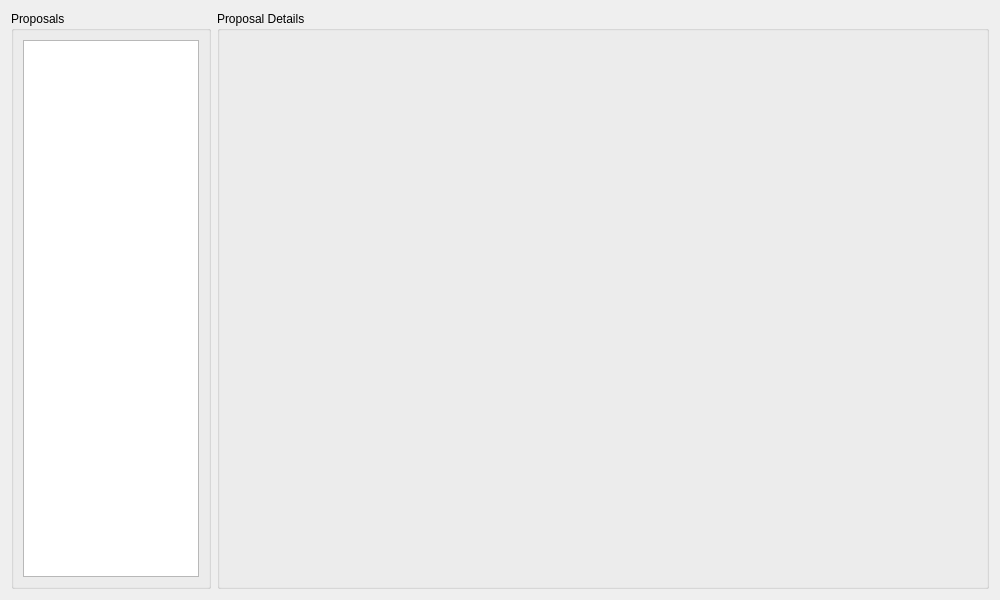
<?xml version="1.0" encoding="UTF-8"?>
<ui version="4.0">
 <class>Form</class>
 <widget class="QWidget" name="Form">
  <property name="geometry">
   <rect>
    <x>0</x>
    <y>0</y>
    <width>1000</width>
    <height>600</height>
   </rect>
  </property>
  <property name="windowTitle">
   <string>Assign_GUP - Proposals</string>
  </property>
  <layout class="QGridLayout" name="gridLayout">
   <item row="0" column="0">
    <layout class="QHBoxLayout" name="horizontalLayout_2" stretch="0,5">
     <item>
      <widget class="QGroupBox" name="proposals_gb">
       <property name="minimumSize">
        <size>
         <width>200</width>
         <height>0</height>
        </size>
       </property>
       <property name="maximumSize">
        <size>
         <width>200</width>
         <height>16777215</height>
        </size>
       </property>
       <property name="title">
        <string>Proposals</string>
       </property>
       <layout class="QGridLayout" name="gridLayout_2">
        <item row="0" column="0">
         <widget class="QListView" name="listView">
          <property name="alternatingRowColors">
           <bool>true</bool>
          </property>
          <property name="selectionRectVisible">
           <bool>true</bool>
          </property>
         </widget>
        </item>
       </layout>
      </widget>
     </item>
     <item>
      <widget class="QGroupBox" name="details_gb">
       <property name="title">
        <string>Proposal Details</string>
       </property>
       <layout class="QGridLayout" name="gridLayout_3"/>
      </widget>
     </item>
    </layout>
   </item>
  </layout>
 </widget>
 <resources/>
 <connections/>
</ui>
